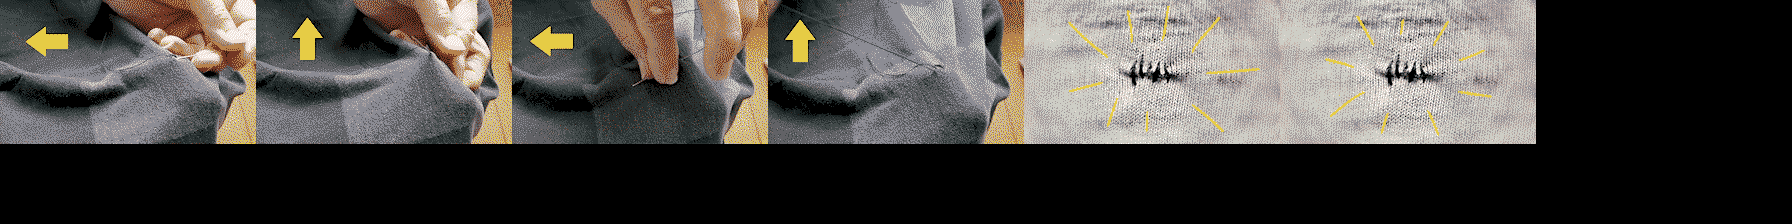

Below is a game level as drawn by its tile map, then a one-line description and the .tmx that defines it (tile-layer data replaced by summaries):
An orthogonal 112x14 tile map with 16x16 px tiles, 3 tile layers (map, objects, foreground), 3 tilesets.

<map version="1.9" tiledversion="1.9.2" orientation="orthogonal" renderorder="right-down" width="112" height="14" tilewidth="16" tileheight="16" hexsidelength="0" infinite="0" nextlayerid="7" nextobjectid="1" compressionlevel="0">
  <properties>
    <property name="override_palette" type="file" value="lvl_sew.tileset.png" />
  </properties>
  <tileset firstgid="1" source="../Actors.tsx" />
  <tileset firstgid="257" source="../Blocks.tsx" />
  <tileset firstgid="513" source="lvl_sew.tileset.tsx" />
  <layer id="1" name="map" width="112" height="14">
    <data>[1568 cells, 864 non-empty, 857 distinct tile ids]</data>
    <properties>
      <property name="amiga_ocs" type="bool" value="true" />
      <property name="foreground" type="bool" value="false" />
      <property name="megadrive" type="bool" value="true" />
    </properties>
  </layer>
  <layer id="2" name="objects" width="112" height="14">
    <data>[1568 cells, 0 non-empty, 0 distinct tile ids]</data>
    <properties>
      <property name="amiga_ocs" type="bool" value="true" />
      <property name="foreground" type="bool" value="false" />
      <property name="megadrive" type="bool" value="true" />
    </properties>
  </layer>
  <layer id="3" name="foreground" width="112" height="14">
    <data>[1568 cells, 0 non-empty, 0 distinct tile ids]</data>
    <properties>
      <property name="amiga_ocs" type="bool" value="true" />
      <property name="foreground" type="bool" value="true" />
      <property name="megadrive" type="bool" value="true" />
    </properties>
  </layer>
  <objectgroup id="5" name="events" />
</map>
